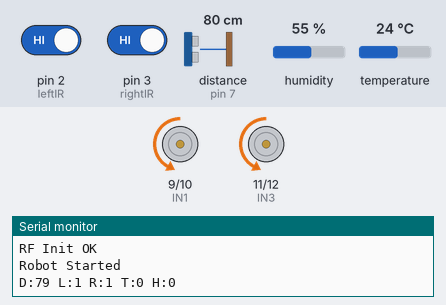
A sketch run on a simulated Arduino Uno, built with avr-gcc and run on an emulated ATmega328P. Parts: motor-driver pin pairs drawn as motors (green arrow = first pin HIGH = forward, orange = second pin HIGH = backward, longer = more drive, scaled by the enable pin), the last lines printed to the serial monitor. Wiring (inferred from the names in the program): ultrasonic range finder: trigger pin 4; echo pin 7. Inputs (shaded band) come from the test bench; at power-on: pin 3 (rightIR) HIGH, pin 2 (leftIR) HIGH, distance to the obstacle (sensor on pin 7) 80 cm, humidity 55 %, temperature 24 °C. The echo pulse lasts 58.3 µs per cm; no radio packets arrive unless stated.

Above: at 3.4 s.
3.5 s: pin 3 (rightIR) driven LOW
At 7.1 s:
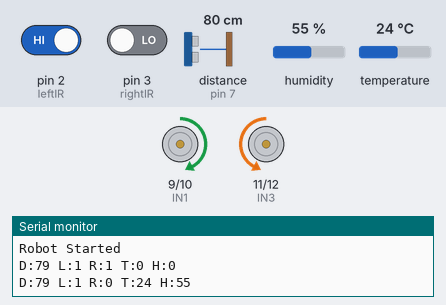
14.4 s: pin 2 (leftIR) driven LOW
At 17.0 s:
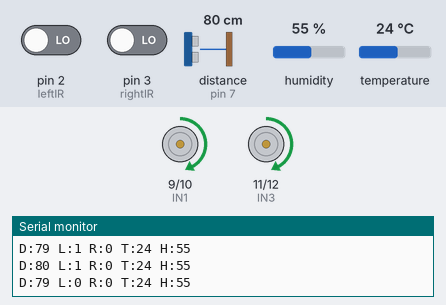
17.8 s: distance to the obstacle (sensor on pin 7) set to 12 cm
21.2 s: distance to the obstacle (sensor on pin 7) set to 9 cm
At 23.5 s:
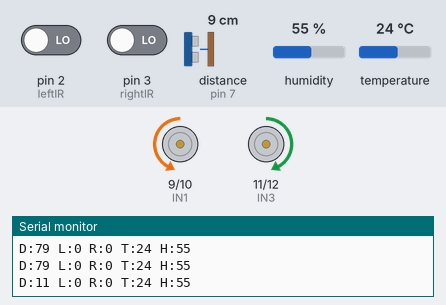
25.5 s: distance to the obstacle (sensor on pin 7) set to 18 cm
28.9 s: distance to the obstacle (sensor on pin 7) set to 2 cm
At 31.55 s:
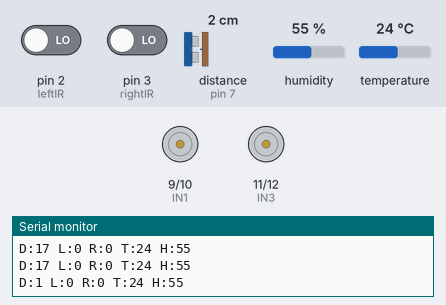
Timing chart, 0 to 34.2 s (numbered marks = the images above; inputs shaded):
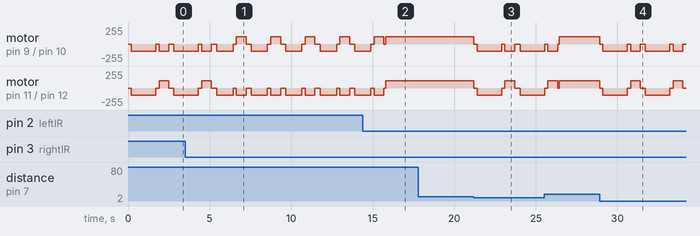

The sketch:

transmitter-car-robot.ino
```cpp
#include <RH_ASK.h>
#include <SPI.h>
#include <DHT.h>

// ==========================
// DHT11
// ==========================
#define DHTPIN 13
#define DHTTYPE DHT11

DHT dht(DHTPIN, DHTTYPE);

// ==========================
// RF TX on D8
// ==========================
RH_ASK rf_driver(2000, 0, A0);

// ==========================
// Motor Driver Pins
// ==========================
int ENA = 5;
int ENB = 6;

int IN1 = 9;
int IN2 = 10;
int IN3 = 11;
int IN4 = 12;

// ==========================
// IR Sensors
// ==========================
int leftIR = 2;
int rightIR = 3;

// ==========================
// HC-SR04
// ==========================
int trig = 4;
int echo = 7;

long duration;
float distance;

// ==========================
// Timing
// ==========================
unsigned long lastDHTRead = 0;
unsigned long lastSend = 0;

// Cached DHT values
int temperature = 0;
int humidity = 0;

void setup()
{
  pinMode(leftIR, INPUT);
  pinMode(rightIR, INPUT);

  pinMode(trig, OUTPUT);
  pinMode(echo, INPUT);

  pinMode(ENA, OUTPUT);
  pinMode(ENB, OUTPUT);

  pinMode(IN1, OUTPUT);
  pinMode(IN2, OUTPUT);
  pinMode(IN3, OUTPUT);
  pinMode(IN4, OUTPUT);

  analogWrite(ENA, 108);
  analogWrite(ENB, 108);

  Serial.begin(9600);

  dht.begin();

  if (!rf_driver.init())
  {
    Serial.println("RF Init Failed");
  }
  else
  {
    Serial.println("RF Init OK");
  }

  Serial.println("Robot Started");
}

void loop()
{
  // ==========================
  // Ultrasonic
  // ==========================
  digitalWrite(trig, LOW);
  delayMicroseconds(2);

  digitalWrite(trig, HIGH);
  delayMicroseconds(10);

  digitalWrite(trig, LOW);

  // FIXED: Reduced timeout
  duration = pulseIn(echo, HIGH, 10000);

  if (duration == 0)
  {
    distance = 400;
  }
  else
  {
    distance = duration * 0.0343 / 2;
  }

  // ==========================
  // IR Read
  // ==========================
  int left = digitalRead(leftIR);
  int right = digitalRead(rightIR);

  // ==========================
  // DHT Read Every 5 Seconds
  // ==========================
  if (millis() - lastDHTRead >= 5000)
  {
    lastDHTRead = millis();

    float t = dht.readTemperature();
    float h = dht.readHumidity();

    if (!isnan(t) && !isnan(h))
    {
      temperature = (int)t;
      humidity = (int)h;
    }
  }

  // ==========================
  // RF Send Every 2 Seconds
  // ==========================
  if (millis() - lastSend >= 2000)
  {
    lastSend = millis();

    char msg[50];

    sprintf(msg,
            "D:%d L:%d R:%d T:%d H:%d",
            (int)distance,
            left,
            right,
            temperature,
            humidity);

    rf_driver.send((uint8_t *)msg, strlen(msg));
    // rf_driver.waitPacketSent();

    Serial.println(msg);
  }

  // ==========================
  // HC-SR04 Priority
  // ==========================
  if (distance <= 10)
  {
    stopp();
    delay(200);

    backward();
    delay(1500);

    stopp();
    delay(200);

    moveLeft();
    delay(600);

    stopp();
    delay(100);

    return;
  }

  // ==========================
  // No Obstacle
  // ==========================
  if (left == 0 && right == 0)
  {
    forward();
  }

  // ==========================
  // Right Obstacle
  // ==========================
  else if (left == 0 && right == 1)
  {
    stopp();
    delay(200);

    backward();
    delay(1000);

    stopp();
    delay(200);

    moveLeft();
    delay(600);

    stopp();
    delay(100);
  }

  // ==========================
  // Left Obstacle
  // ==========================
  else if (left == 1 && right == 0)
  {
    stopp();
    delay(200);

    backward();
    delay(1000);

    stopp();
    delay(200);

    moveRight();
    delay(600);

    stopp();
    delay(100);
  }

  // ==========================
  // Both Obstacles
  // ==========================
  else if (left == 1 && right == 1)
  {
    stopp();
    delay(200);

    backward();
    delay(1500);

    stopp();
    delay(200);

    moveLeft();
    delay(600);

    stopp();
    delay(100);
  }
}

// ==========================
// Motor Functions
// ==========================

void forward()
{
  digitalWrite(IN1, HIGH);
  digitalWrite(IN2, LOW);

  digitalWrite(IN3, HIGH);
  digitalWrite(IN4, LOW);
}

void backward()
{
  digitalWrite(IN1, LOW);
  digitalWrite(IN2, HIGH);

  digitalWrite(IN3, LOW);
  digitalWrite(IN4, HIGH);
}

void moveLeft()
{
  digitalWrite(IN1, LOW);
  digitalWrite(IN2, HIGH);

  digitalWrite(IN3, HIGH);
  digitalWrite(IN4, LOW);
}

void moveRight()
{
  digitalWrite(IN1, HIGH);
  digitalWrite(IN2, LOW);

  digitalWrite(IN3, LOW);
  digitalWrite(IN4, HIGH);
}

void stopp()
{
  digitalWrite(IN1, LOW);
  digitalWrite(IN2, LOW);

  digitalWrite(IN3, LOW);
  digitalWrite(IN4, LOW);
}
```

Measured:
- the behaviour switches between 11 and 10 cm on distance to the obstacle (sensor on pin 7) (found by bisection; images 2 and 3)
